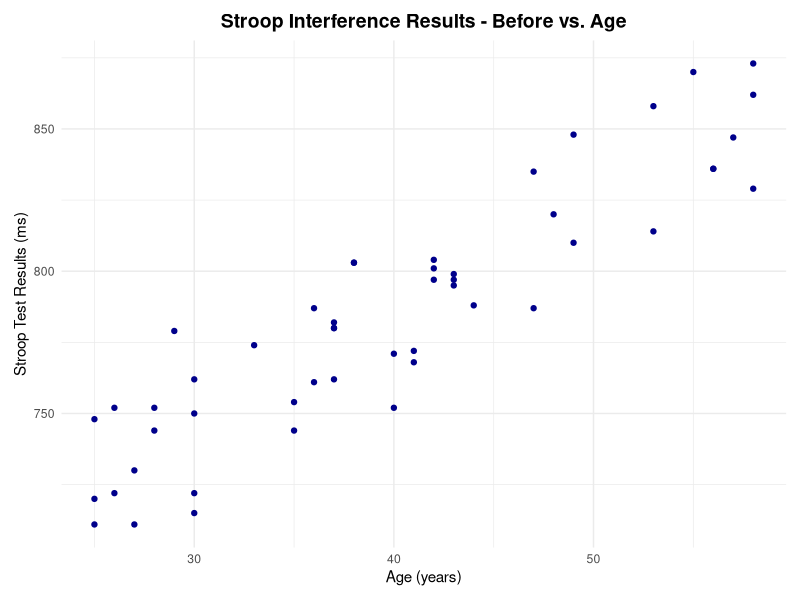
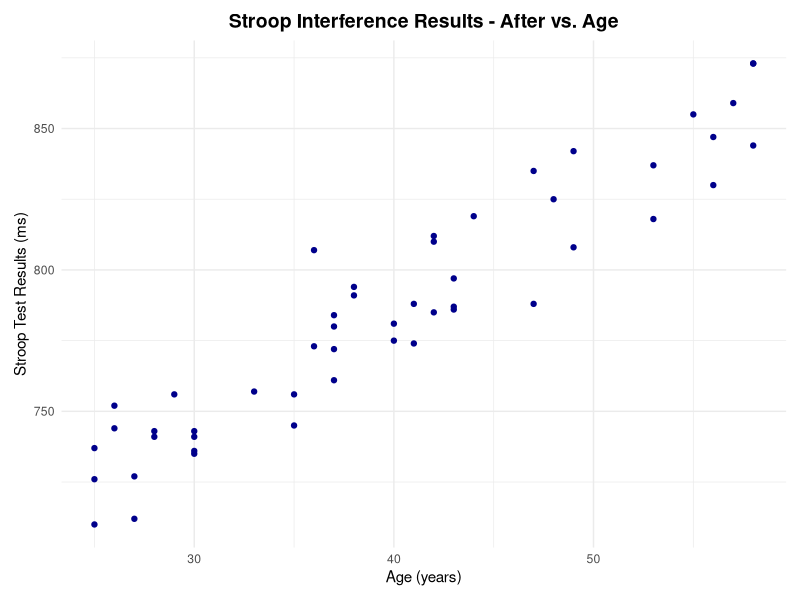
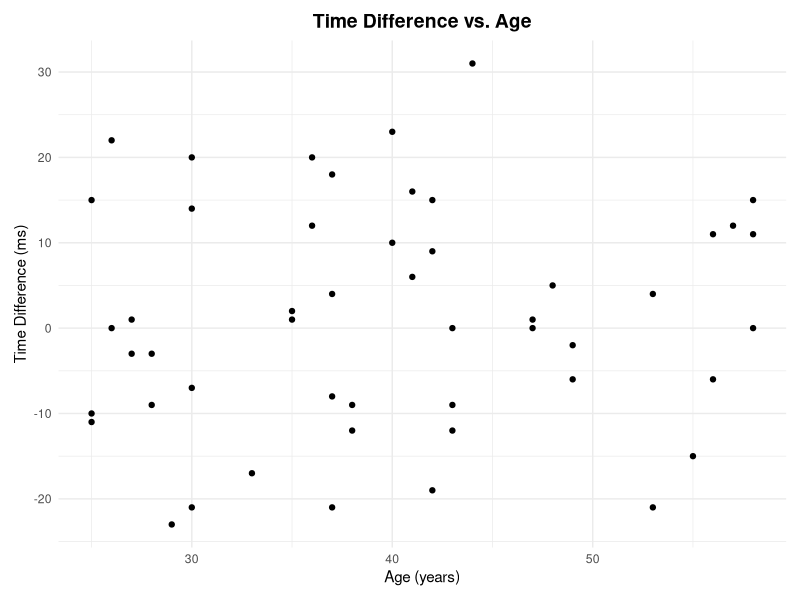
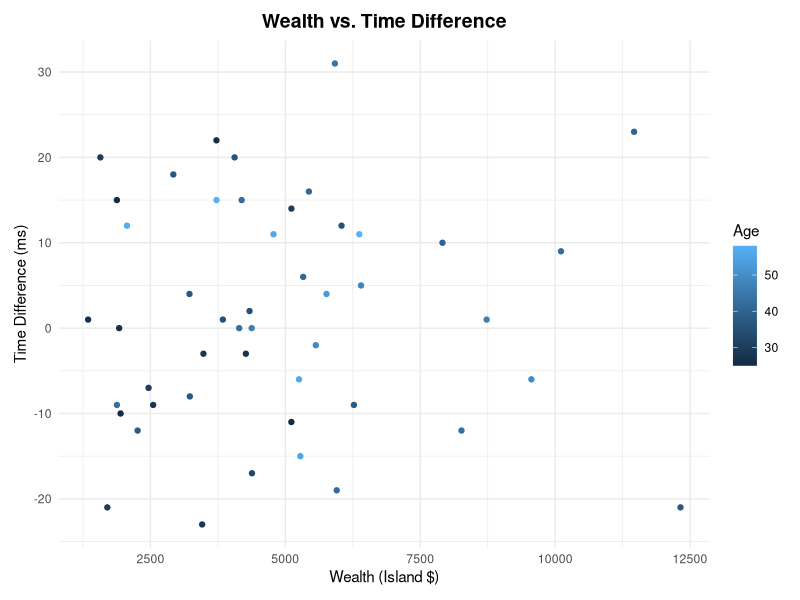
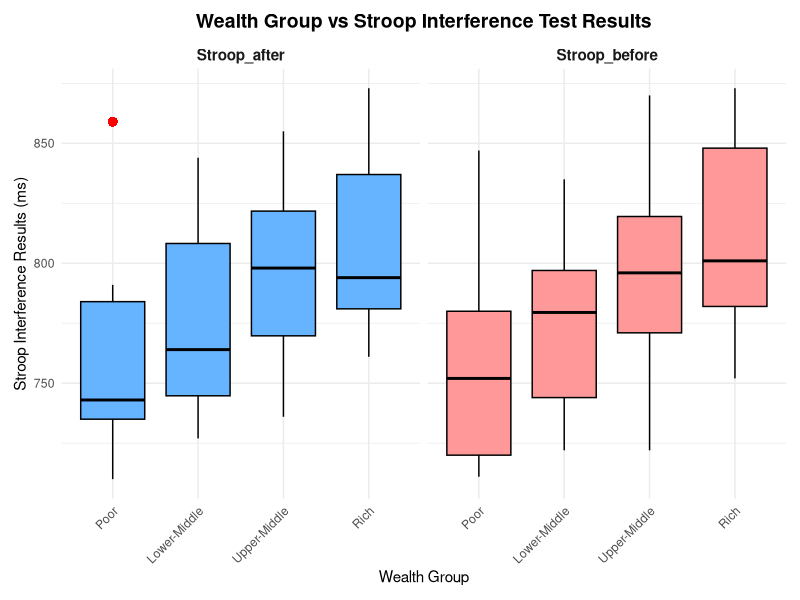
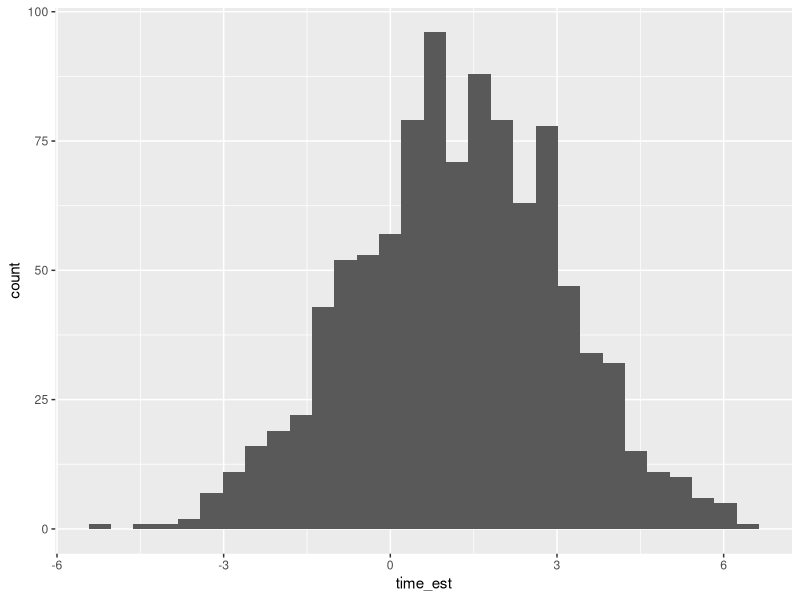
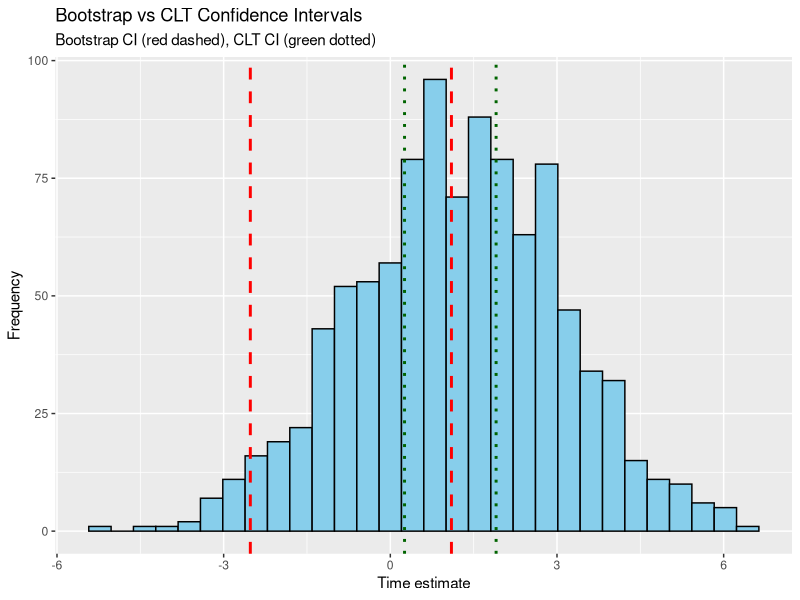
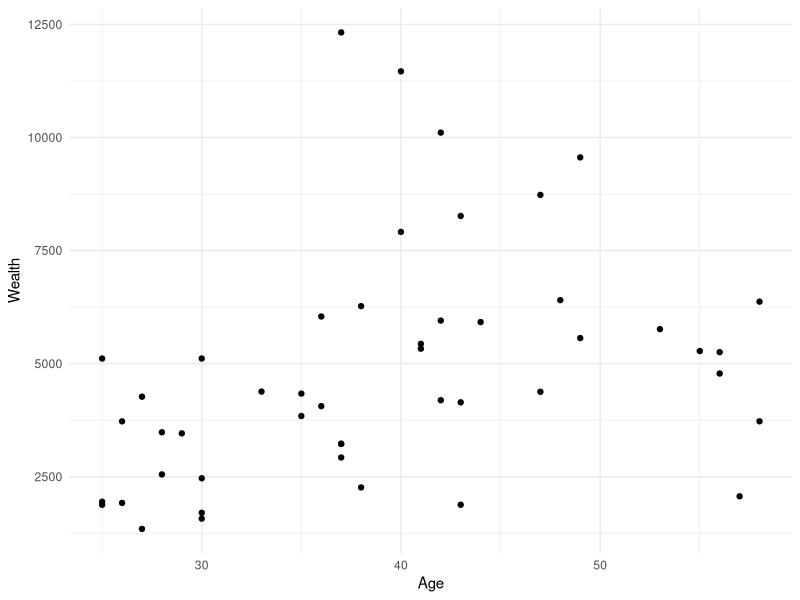

Recreate these plots in R, in order.
## ---- chunk 1
library(tidyverse)
library(rsample)
library(dplyr)
## ---- chunk 2
df <- read_csv("./data/monincentive.csv") %>% 
  glimpse() 
## ---- chunk 3
df %>% summary()
## ---- chunk 4
df_clean <- df %>%
  rename(
    Stroop_before = `Stroop Interference (ms)-before`,
    Stroop_after = `Stroop Interference (ms)-after`,
    Time_diff = `Time Difference`,
    Wealth = `Current Wealth`,
  )
## ---- chunk 5
df_clean %>% 
  ggplot(aes(x = Age, y = Stroop_before)) +
  geom_point(color = "darkblue") +
  theme_minimal() +
  labs(title = "Stroop Interference Results - Before vs. Age",
       x = "Age (years)", y = "Stroop Test Results (ms)") +
  theme( 
    plot.title = element_text(size = 14, face = "bold", hjust = 0.5),
    )+
  theme(
    plot.margin = margin(10, 10, 10, 10)  # Margins around the plot
  )
## ---- chunk 6
df_clean %>% 
  ggplot(aes(x = Age, y = Stroop_after)) +
  geom_point(color = "darkblue") +
  theme_minimal() +
  labs(title = "Stroop Interference Results - After vs. Age",
       x = "Age (years)", y = "Stroop Test Results (ms)") +
  theme( 
    plot.title = element_text(size = 14, face = "bold", hjust = 0.5),
    )+
  theme(
    plot.margin = margin(10, 10, 10, 10)  # Margins around the plot
  )
## ---- chunk 7
df_clean %>% 
  ggplot(aes(x = Age, y = Time_diff)) +
  geom_point() +
  theme_minimal() +
  labs(title = "Time Difference vs. Age",
       x = "Age (years)", y = "Time Difference (ms)") +
  theme( 
    plot.title = element_text(size = 14, face = "bold", hjust = 0.5),
    )+
  theme(
    plot.margin = margin(10, 10, 10, 10)  # Margins around the plot
  )
## ---- chunk 8

df_no_outliers = df_clean[-c(2, 38), ]
df_no_outliers %>% 
  ggplot(aes(x = Wealth, y = Time_diff, colour = Age)) +
  geom_point() +
  labs(title = "Wealth vs. Time Difference",
       x = "Wealth (Island $)", y = "Time Difference (ms)") +
  theme_minimal() +
  theme( 
    plot.title = element_text(size = 14, face = "bold", hjust = 0.5),
    )+
  theme(
    plot.margin = margin(10, 10, 10, 10)  # Margins around the plot
  )
## ---- chunk 9
quantiles <- quantile(df_clean$Wealth, probs = c(0.25, 0.5, 0.75))

df_long <- df_clean %>%
  pivot_longer(
    cols = c(Stroop_before, Stroop_after),
    names_to = "Time",
    values_to = "Stroop_Interference"
  ) %>% 
  mutate(
    Wealth_group = case_when(
      Wealth >= quantiles[3] ~ "Rich",            # Greater than 75th percentile
      Wealth >= quantiles[2] & Wealth < quantiles[3] ~ "Upper-Middle",  # Between 50th and 75th percentile
      Wealth >= quantiles[1] & Wealth < quantiles[2] ~ "Lower-Middle",  # Between 25th and 50th percentile
      Wealth < quantiles[1] ~ "Poor"              # Less than 25th percentile
    ),
    Wealth_group = factor(
      Wealth_group,
      levels = c("Poor", "Lower-Middle", "Upper-Middle", "Rich")
    )
  )

df_long %>%
  ggplot(aes(x = Wealth_group, y = Stroop_Interference, fill = Time)) +
  geom_boxplot(
    color = "black",  # Box color for better contrast
    outlier.shape = 16,  # Style outliers with circles
    outlier.size = 3,  # Adjust outlier size
    outlier.colour = "red"  # Color outliers in red
  ) +
  facet_wrap(~ Time) +  # Facet based on Time (before vs after)
  scale_fill_manual(values = c("Stroop_before" = "#FF9999", "Stroop_after" = "#66B3FF")) +  # Custom colors for before and after
  theme_minimal() +  # Minimal theme with larger text
  theme(
    axis.text.x = element_text(angle = 45, hjust = 1),  # Rotate x-axis labels for readability
    plot.title = element_text(size = 14, face = "bold", hjust = 0.5),  # Title styling
    strip.text = element_text(size = 11, face = "bold"),  # Facet label styling
    legend.position = "none",  # Hide legend (redundant with x-axis labels)
    plot.margin = margin(10, 10, 10, 10)  # Add margins around the plot
  ) +
  labs(
    title = "Wealth Group vs Stroop Interference Test Results",
    x = "Wealth Group",
    y = "Stroop Interference Results (ms)"
  )
## ---- chunk 10

df_bootstrap_sim <- 
  df_clean %>% 
  bootstraps(., times = 1000) %>% 
  mutate(
    time_est = map_dbl(
      splits,
      function(split_df) {
        analysis(split_df) %>% 
          # Estimate pi (pi_est) using the resampled data;
          # this should be *identical* to the
          # code you wrote for q3
            # mutate(time_est = mean(Time_diff)) %>%
            summarize(time_est = mean(Time_diff)) %>%
          pull(time_est)
      }
    )
  )

## NOTE: Do not edit; use this to visualize your results
df_bootstrap_sim %>% 
  ggplot(aes(time_est)) +
  geom_histogram()
## ---- chunk 11
df_bootstrap <- df_bootstrap_sim %>% 
  summarize(
    mean_time = mean(time_est),
    time_lo = quantile(time_est, 0.05 / 2),
    time_up = quantile(time_est, (1 - 0.05) / 2),
  )

df_bootstrap

## ---- chunk 12
df_clt_ci <- df_clean %>%
  summarize(
    mean_time = mean(Time_diff),          # Mean of the sample
    sd_time = sd(Time_diff),               # Standard deviation of the sample
  ) %>%
  mutate(
    se = sd_time / sqrt(1000),                          # Standard error
    time_lo = mean_time - qnorm(0.975) * se,          # 95% CI lower bound
    time_up = mean_time + qnorm(0.975) * se           # 95% CI upper bound
  )

df_clt_ci
## ---- chunk 13
df_bootstrap_sim %>%
  ggplot(aes(x = time_est)) +
  geom_histogram(bins = 30, fill = "skyblue", color = "black") +
  geom_vline(data = df_bootstrap, aes(xintercept = time_lo), color = "red", linetype = "dashed", size = 1) +
  geom_vline(data = df_bootstrap, aes(xintercept = time_up), color = "red", linetype = "dashed", size = 1) +
  geom_vline(data = df_clt_ci, aes(xintercept = time_lo), color = "darkgreen", linetype = "dotted", size = 1) +
  geom_vline(data = df_clt_ci, aes(xintercept = time_up), color = "darkgreen", linetype = "dotted", size = 1) +
  labs(title = "Bootstrap vs CLT Confidence Intervals",
       subtitle = "Bootstrap CI (red dashed), CLT CI (green dotted)",
       x = "Time estimate",
       y = "Frequency")

## ---- chunk 14
df_no_outliers %>% 
  ggplot(aes(x=Age, y=Wealth)) +
  geom_point() +
  theme_minimal()
## ---- chunk 15
df_long %>%
  ggplot(aes(x = Wealth_group, y = Age)) +
  geom_boxplot(
    color = "black",  # Box color
    outlier.shape = 16,  # Style outliers
    outlier.size = 1.5,  # Outlier size
    outlier.colour = "red"  # Outlier color
  ) +
  theme_minimal() +  # Minimal theme with larger text size
  labs(
    title = "Distribution of Time Difference by Age",
    x = "Age", 
    y = "Time Difference (ms)"
  ) +
  theme(
    plot.title = element_text(size = 14, face = "bold", hjust = 0.5),  # Title styling
    panel.grid.minor = element_blank(),  # Remove minor gridlines
    legend.position = "none"  # Hide legend (since it's redundant with the x-axis labels)
  ) 
## ---- chunk 16
df_long %>% 
  ggplot(aes(x = Wealth_group, y = Time_diff)) +
  geom_boxplot(,  # Add color based on wealth group
    color = "black",  # Box color
    outlier.shape = 16,  # Style outliers
    outlier.size = 3,  # Outlier size
    outlier.colour = "red"  # Outlier color
  ) +
  theme_minimal() +  # Minimal theme with larger text size
  labs(
    title = "Distribution of Time Difference by Wealth Group",
    x = "Wealth Group", 
    y = "Time Difference (ms)"
  ) +
  theme(
    plot.title = element_text(size = 14, face = "bold", hjust = 0.5),  # Title styling
    panel.grid.minor = element_blank(),  # Remove minor gridlines
    legend.position = "none"  # Hide legend (since it's redundant with the x-axis labels)
  ) 
